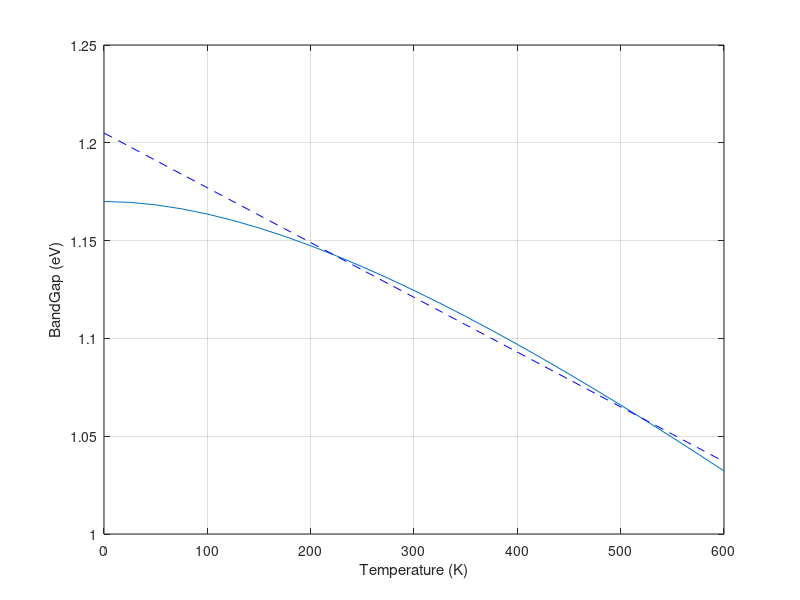

MATLAB code for this plot:
% Variation of Si Eg with Temperature

% Constants and T-Range
Eg0 = 1.170;
a = 4.730e-4;
b=636;
T=0:25:600;

% Empirical Model
EG = Eg0-a.*(T.^2)./(T+b);

% Linear Approximation
EG2=1.205-(2.8e-4).*T;

close;
plot(T',EG'); hold on;
plot(T', EG2', 'b--'); grid;
xlabel('Temperature (K)'); ylabel('BandGap (eV)');